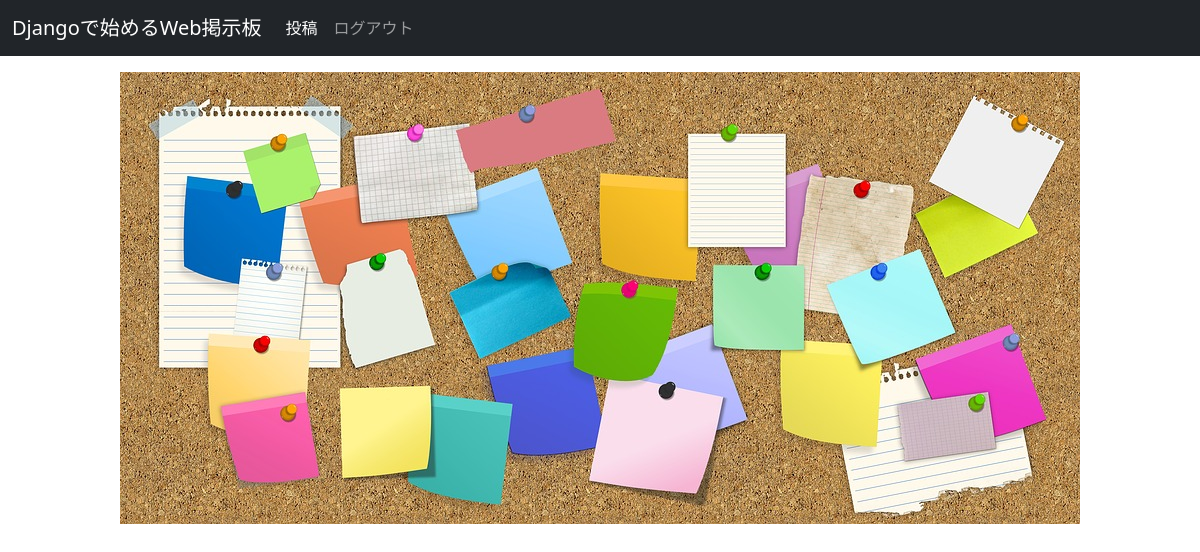
The app's page /list/ (signed in), older data.
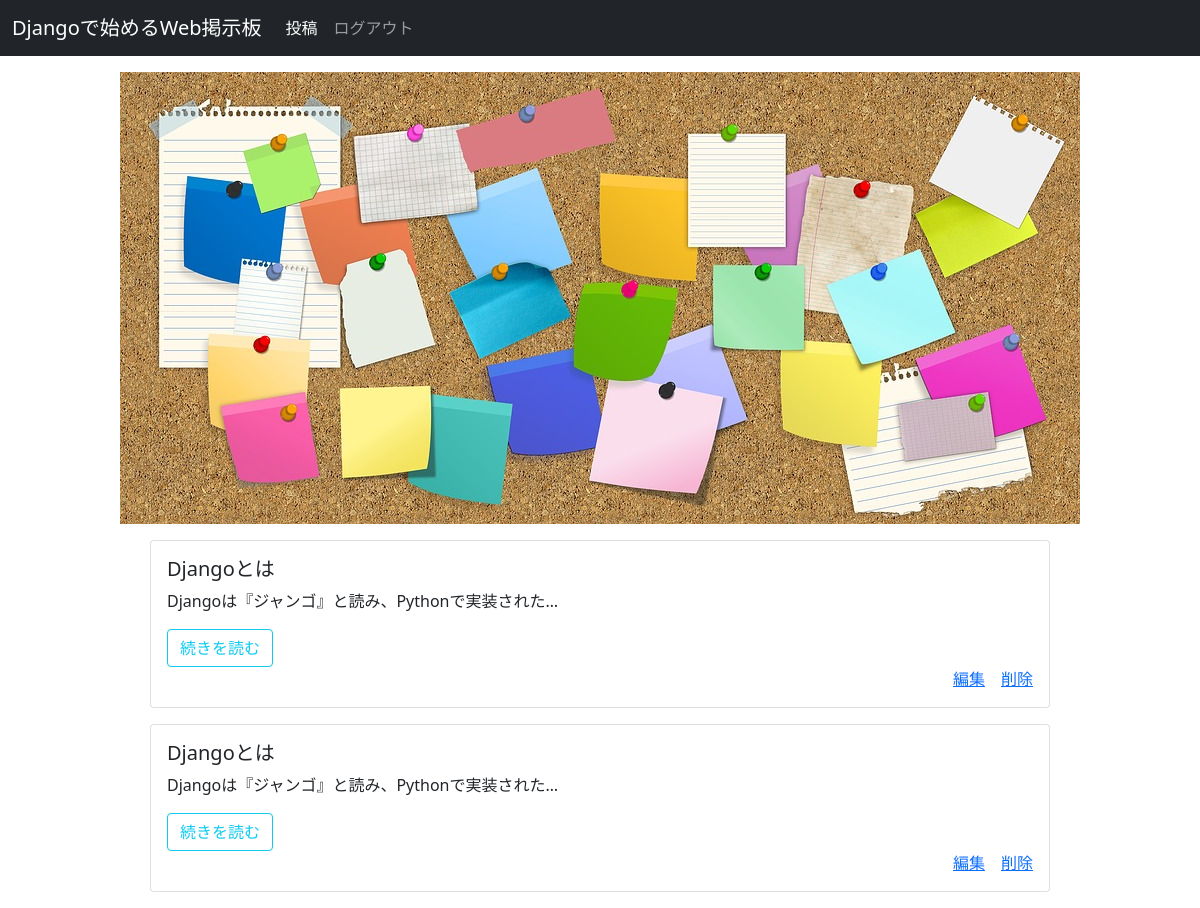
The same page, newer data.
### keijiapp/models.py (models this page shows, shortened)
class ThreadModel(models.Model):
    title = models.CharField(max_length=15)
    content = models.TextField()

### keijiapp/views.py (the view)
# urls.py: path('list/', views.ListView.as_view(), name='list'),
class ListView(LoginRequiredMixin, ListView):
    template_name = "keijiapp/list.html"
    model = ThreadModel

### keijiapp/templates/keijiapp/list.html (shortened to what this page needs)
{% extends 'keijiapp/base.html' %}
{% load static %}
{% block content %}
  <div style="text-align:center">
    <img src="{% static 'assets/img/bulletin-board-2768204_960_720.jpg' %}" class="img-fluid">
  </div>
  {% for item in object_list %}
    <div class="card w-75 mt-3 mx-auto">
        <div class="card-body">
          <div class="post">
            <h5 class="card-title">{{ item.title }}</h5>
            <p class="card-text">{{ item.content | truncatechars:30}}</p>
            <a href="{% url 'detail' item.pk %}" button type="button" class="btn btn-outline-info">続きを読む</button></a>
            <div class="d-grid gap2 d-md-flex justify-content-md-end">
              <a href="{% url 'update' item.pk %}" class="card-link">編集</a>
              <a href="{% url 'delete' item.pk %}" class="card-link">削除</a>
            </div>
          </div>
       </div>
    </div>
  {% endfor %}
{% endblock %}

Row changes from the older to the newer data that the page shows:
added ThreadModel: title "Djangoとは", content "Djangoは『ジャンゴ』と読み、Pythonで実装された…"
added ThreadModel: title "Djangoとは", content "Djangoは『ジャンゴ』と読み、Pythonで実装された…"
